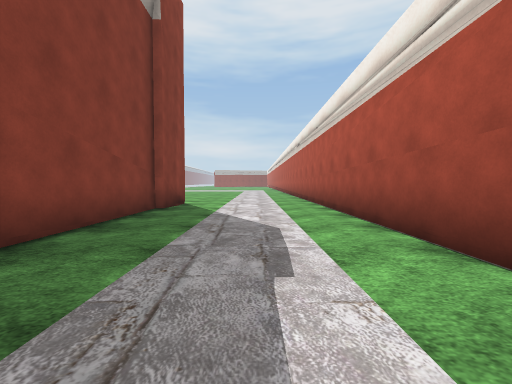
View 1 (above)

17 first-person views from a walk through a 3-D level made in the Unity game engine. The camera is 1.2 m above the floor, tilts 2° down and sees 90° across. The floor is counted in squares, 2 m on a side. Each view is taken from the middle of a square. On the plan, view 1 faces up. The plan holds only what a view shows up to about 9 squares ahead; the rest is blank. The place goes on beyond the plan. Some surface patterns are stand-ins.

View 2
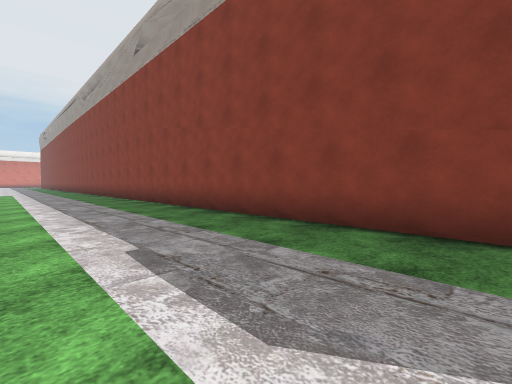

View 3
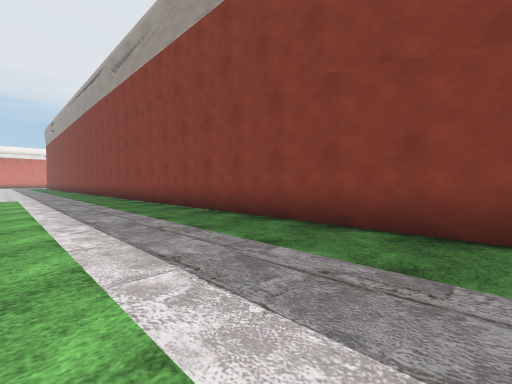

View 4
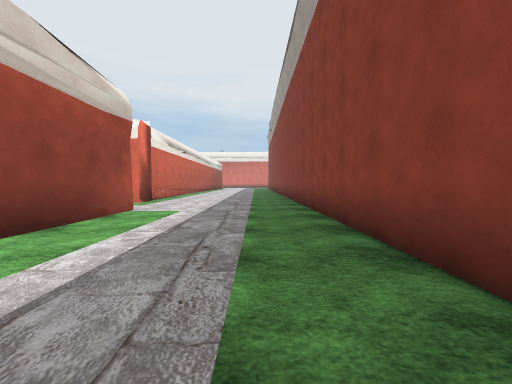

View 5
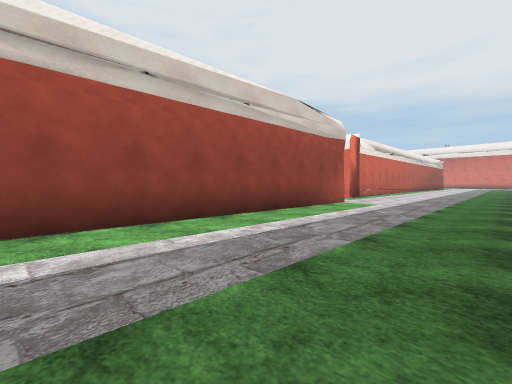

View 6
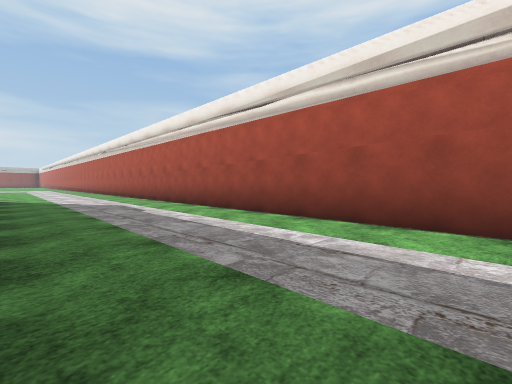

View 7
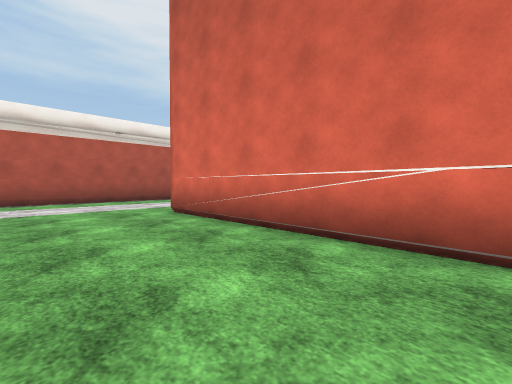

View 8
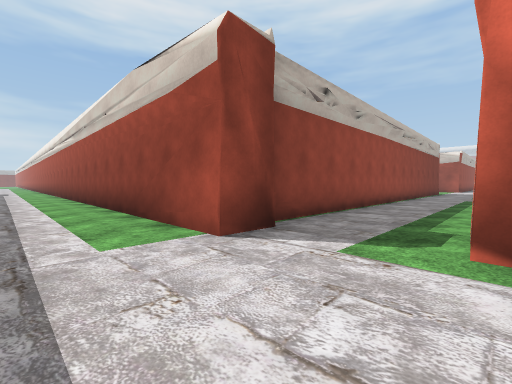

View 9
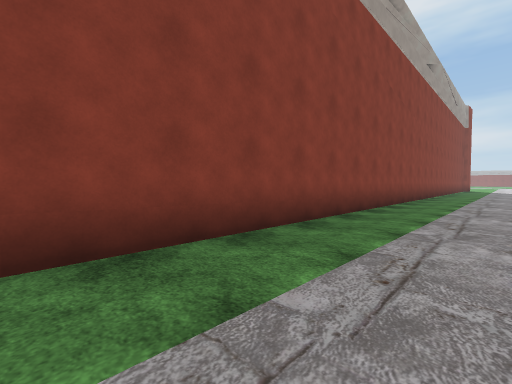

View 10
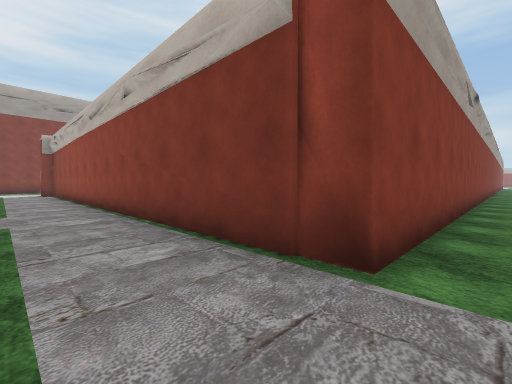

View 11
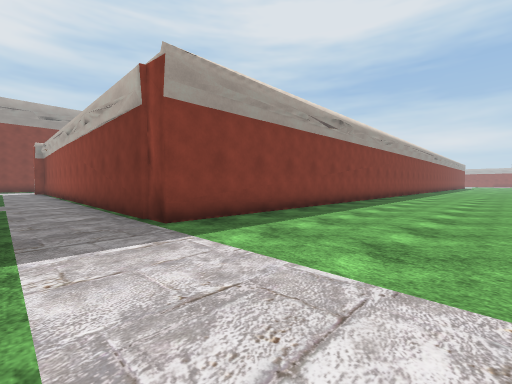

View 12
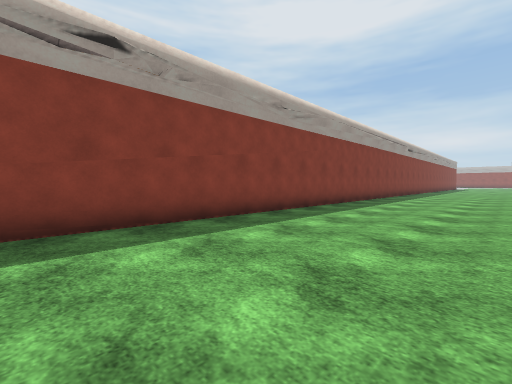

View 13
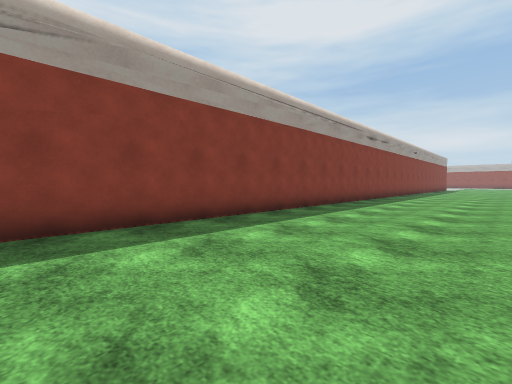

View 14
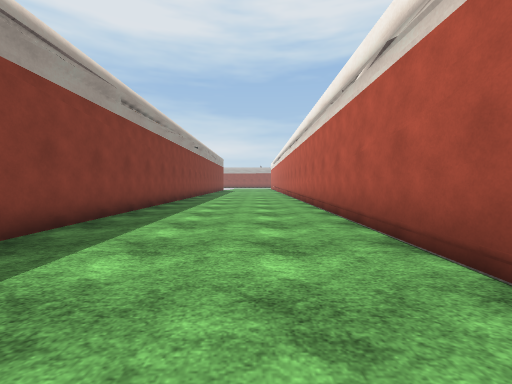

View 15
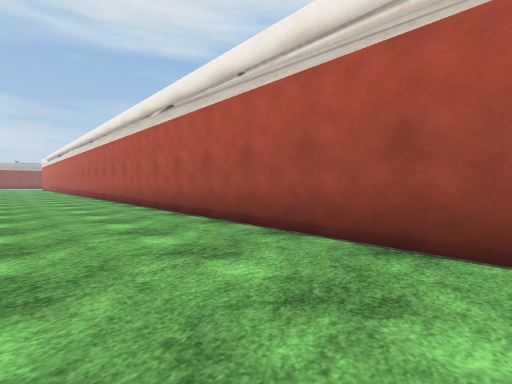

View 16
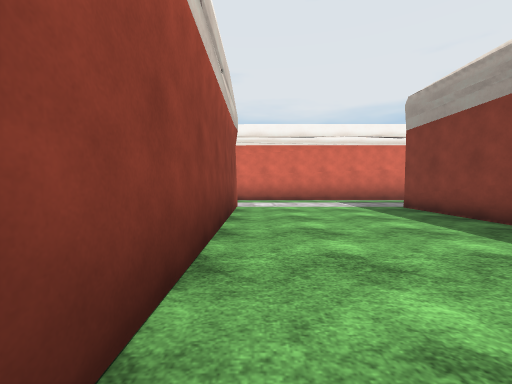

View 17
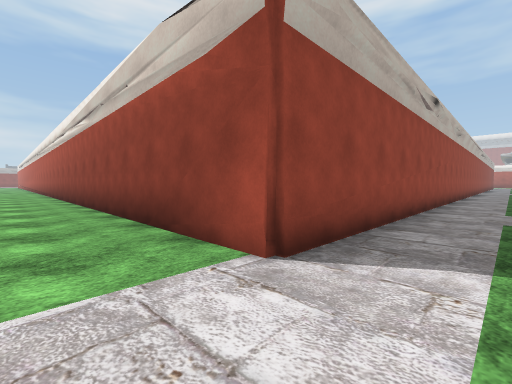

### Floor plan
Points are (right, up) in squares from view 1. A wall is a line through its corners. A room is listed if a view was taken in it or the views show most of it. See-through windows are left out.
Room 1 (views 1, 2, 3, 4, 5, 6, 7, 8, 9)
walls: (-2.3, 5.9) (-2.3, -16); (-2.3, 7.4) (-2.3, 6.2); (2.6, -12.7) (1.7, -12.7) (1.7, 10); (-7.1, 7.5) (-2.1, 7.5) (-2.1, 5.8); (2.5, -16.1) (2.6, -14.7)
ways out: opening at (2, -13.5) to room 2
Room 2 (views 10, 11, 12, 13, 14, 15, 16, 17)
walls: (20.5, -1.1) (20.5, 9.9); (14.9, -14.8) (20.8, -14.8); (30.5, -12.7) (20.5, -12.7) (20.5, -2.7); (16.4, 10) (16.4, -12.3) (2.4, -12.4)
ways out: opening at (2, -13.5) to room 1

Where each view was taken, in squares from view 1:
view 1: 0 up, 0 right, facing up
view 2: 4 up, 1 right, facing down-left
view 3: 1 down, 1 right, facing down-left
view 4: 7 down, 1 left, facing down
view 5: 5 down, 2 left, facing down-right
view 6: 4 down, 2 left, facing up-right
view 7: 10 up, 7 left, facing down-right
view 8: 15 down, 0 right, facing up-right
view 9: 16 down, 0 right, facing up-left
view 10: 14 down, 17 right, facing up-left
view 11: 14 down, 20 right, facing up-left
view 12: 8 down, 20 right, facing up-left
view 13: 3 down, 20 right, facing up-left
view 14: 1 up, 19 right, facing up
view 15: 1 down, 18 right, facing up-right
view 16: 6 down, 20 right, facing down
view 17: 14 down, 19 right, facing up-right
